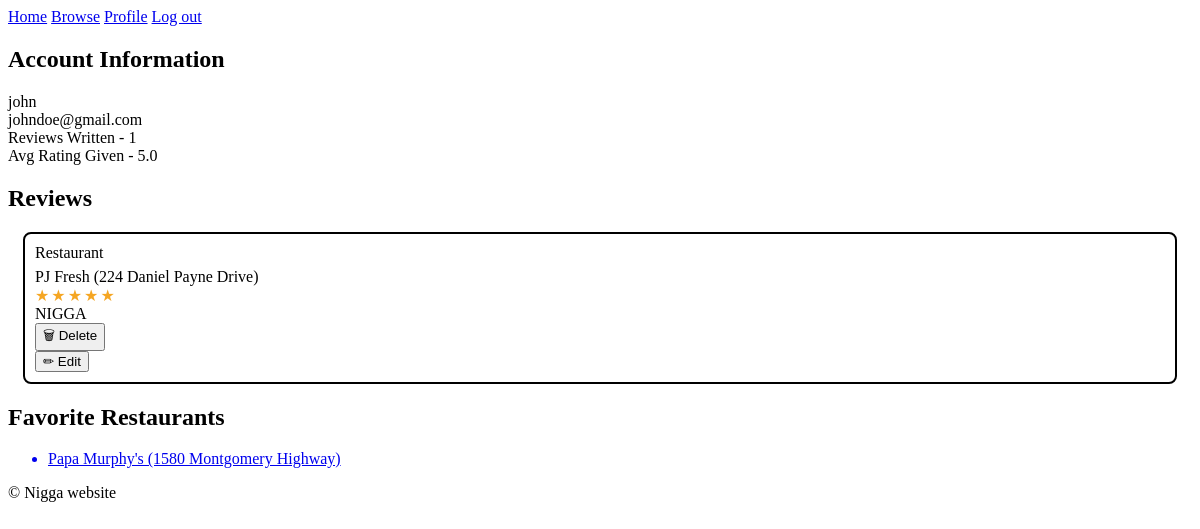
Screenshot of /profile (signed in) with the database file from the repository.
### tables this page shows
CREATE TABLE restaurant_reviews (
    review_id INTEGER PRIMARY KEY AUTOINCREMENT,
    restaurant_id INTEGER NOT NULL,
    user_id INTEGER NOT NULL,
    rating INTEGER NOT NULL CHECK(rating BETWEEN 1 AND 5),
    title TEXT,
    content TEXT,
    upvotes INTEGER DEFAULT 0,
    UNIQUE (user_id, restaurant_id),
    FOREIGN KEY (restaurant_id) REFERENCES restaurants(restaurant_id),
    FOREIGN KEY (user_id) REFERENCES users(user_id) ON DELETE CASCADE
);

CREATE TABLE restaurants (
    restaurant_id INTEGER PRIMARY KEY AUTOINCREMENT,
    name TEXT NOT NULL,
    category_id INTEGER,
    price_range TEXT,
    full_address TEXT,
    city TEXT,
    state TEXT,
    latitude REAL,
    longitude REAL,
    avg_rating REAL DEFAULT 0.00,
    total_reviews INTEGER DEFAULT 0,
    FOREIGN KEY (category_id) REFERENCES categories(category_id)
);

### web/app.py (the view)
@app.route("/profile")
def profile():
    uid = current_user()["user_id"]
    history = db.get_user_review_history(uid)
    favs = db.get_user_favorites(uid)
    return render_template("profile.html", history=history, favs=favs)

### sqlQueries.py (called while the page is built)
def get_connection() -> sqlite3.Connection:
    conn = sqlite3.connect(DB_PATH)
    conn.row_factory = lambda cur, row: {
        col[0]: row[idx] for idx, col in enumerate(cur.description)
    } if cur.description else row
    conn.execute("PRAGMA foreign_keys = ON")
    return conn

def get_user_review_history(user_id: int) -> List[Dict]:
    try:
        with get_connection() as conn:
            cur = conn.execute("""
                SELECT 'restaurant' AS review_type, rr.review_id, r.name AS subject, rr.rating, rr.title, rr.content
                FROM restaurant_reviews rr
                JOIN restaurants r ON rr.restaurant_id = r.restaurant_id
                WHERE rr.user_id = ?
                UNION ALL
                SELECT 'menu_item' AS review_type, mir.review_id, mi.name AS subject, mir.rating, NULL AS title, mir.content
                FROM menu_item_reviews mir JOIN menu_items mi ON mir.item_id = mi.item_id
                WHERE mir.user_id = ?
                """,
                (user_id, user_id),
            )
            return cur.fetchall()
    except sqlite3.Error as e:
        print(f"Error getting user review history: {e}")
        return []

def get_user_favorites(user_id: int) -> List[Dict]:
    try:
        with get_connection() as conn:
            cur = conn.execute("""
                SELECT r.restaurant_id, r.name, r.avg_rating, r.total_reviews, r.price_range, r.city, c.name AS category
                FROM favorites f
                JOIN restaurants r ON f.restaurant_id = r.restaurant_id
                LEFT JOIN categories c ON r.category_id = c.category_id
                WHERE f.user_id = ?
                """,
                (user_id,),
            )
            return cur.fetchall()
    except sqlite3.Error as e:
        print(f"Error getting user favorites: {e}")
        return []

### web/app.py (called while the page is built)
def current_user():
    return session.get("user")

@app.context_processor
def inject_user():
    return {"user": current_user()}

### web/templates/profile.html (shortened to what this page needs)
{% extends "base.html" %}
{% block content %}
<div id="profile-header">
    <h2>Account Information</h2>
    <div class="profile-name">{{ user.username }}</div>
    <div class="profile-email">{{ user.email }}</div>
    <div class="profile-stats">
        <div>
            <div>Reviews Written - {{ history|length }}</div>
        </div>
        <div>
            <div>
                Avg Rating Given
                {% if history %}
                    - {{ "%.1f"|format((history|map(attribute='rating')|list|sum) / history|length) }}
                {% else %}—{% endif %}
            </div>
        </div>
    </div>
</div>
<div id="reviews_container">
    <h2>Reviews</h2>
    {% if history %}
        {% for review in history %}
        <div class="review">
            <div>
            <div>
                <span>{{ review.review_type|replace('_',' ')|title }}</span>
                <div style="margin-top:6px">
                    {{ review.subject }}
                </div>
            </div>
            <div class="stars">
                {% for i in range(1,6) %}
                <span class="stars_icon {% if i <= review.rating %}filled{% endif %}">★</span>
                {% endfor %}
            </div>
            </div>
            {% if review.title %}
                <div>{{ review.title }}</div>
            {% endif %}
            {% if review.review_type == 'menu_item' %}
                <form method="POST" action="{{ url_for('delete_review', rev_id=review.review_id, rev_type='men') }}" onsubmit="return confirm('Delete your review?')">
                    <button type="submit" class="btn btn--danger btn--sm">🗑 Delete</button>
                </form>
                <div>
                    <div id="ir-view-{{ review.review_id }}">
                        <button onclick="toggleItemEdit({{ review.review_id }})"> ✏ Edit</button>
                    </div>
                    <div id="ir-edit-{{ review.review_id }}" style="display:none">
                        <form method="POST" action="{{ url_for('update_item_review', rev_id=review.review_id) }}">
                            <div class="star-picker" style="margin-bottom:8px">
                                {% for s in [5,4,3,2,1] %}
                                <input type="radio"
                                        id="ire-{{ review.review_id }}-{{ s }}"
                                        name="rating" value="{{ s }}"
                                        {% if review.rating == s %}checked{% endif %} required>
                                <label for="ire-{{ review.review_id }}-{{ s }}">★</label>
                                {% endfor %}
                            </div>
                            <textarea name="content" class="form-control" rows="2"
                                        style="font-size:.85rem">{{review.content or '' }}</textarea>
                            <div style="display:flex;gap:6px;margin-top:8px">
                                <button type="submit" class="btn btn--primary btn--sm">Save</button>
                                <button type="button" class="btn btn--ghost btn--sm"
                                        onclick="toggleItemEdit({{ review.review_id }})">Cancel</button>
                            </div>
                        </form>
                    </div>
                </div>
            {% elif review.review_type == 'restaurant' %}
                <form method="POST" action="{{ url_for('delete_review', rev_id=review.review_id, rev_type='res') }}" onsubmit="return confirm('Delete your review?')">
                    <button type="submit" class="btn btn--danger btn--sm">🗑 Delete</button>
                </form>
                <button onclick="toggleRestEdit({{ review.review_id }})">✏ Edit</button>
            {% endif %}
        </div>
        {% endfor %}
    {% else %}
        <div>
            <p>No reviews yet.</p>
        </div>
    {% endif %}
</div>
<div id="favorites-container">
    <h2>Favorite Restaurants</h2>
    {% if favs %}
        <ul>
            {% for f in favs %}
                <a href="{{ url_for('restaurant', rid=f.restaurant_id) }}">
                    <li>{{ f.name }}</li>
                </a>
            {% endfor %}
        </ul>
    {% else %}
        <p>No favorite restaurants yet.</p>
    {% endif %}
</div>
{% endblock %}

### web/static/styles.css (style rules this page uses)
:root { --tan: #D4C4B0; --star: #F5A623; --transition: all .2s ease; }
.stars { display: flex; gap: 2px; align-items: center; }
.stars_icon { color: var(--tan); font-size: 1rem; }
.stars_icon.filled { color: var(--star); }
.review { border-radius: 8px; padding: 10px; margin: 15px; border: 2px solid black; }

### rows the page displays
restaurant_reviews: review_type "Restaurant", subject "PJ Fresh (224 Daniel Payne Drive)", title "NIGGA"
restaurants: name "Papa Murphy's (1580 Montgomery Highway)"

### other values shown
{{ user.username }} "john"
{{ user.email }} "johndoe@gmail.com"
{{ history|length }} "1"
